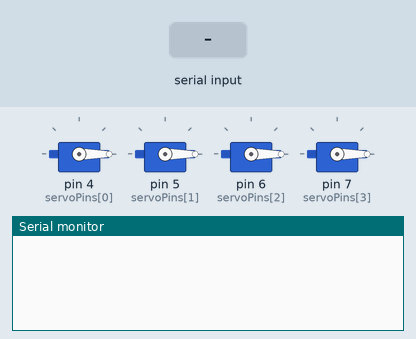
This sketch was run on a simulated Arduino Uno, built with avr-gcc and run on an emulated ATmega328P. Parts: 4 × servo, the last lines printed to the serial monitor. Inputs (shaded band) come from the test bench.

Above: at 1.2 s.
1.3 s: "r\n" received over Serial
At 2.4 s:
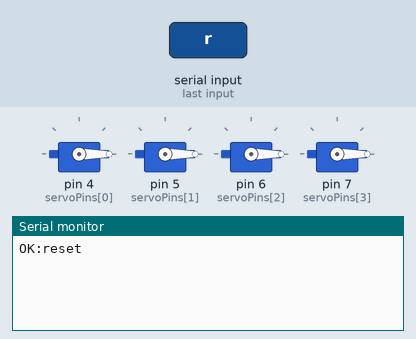
2.8 s: byte 65 ('A') received over Serial
At 3.6 s:
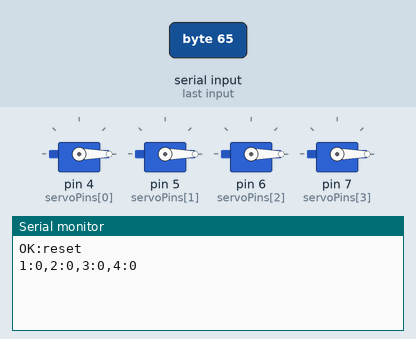

Measured:
- after the input at 1.3 s, the serial monitor: prints a new line at once (image 1)
- after the input at 2.8 s, the serial monitor: prints a new line at once (image 2)

The sketch:

servo_control.ino
```cpp
#include <Servo.h>

Servo servo[4];
const int servoPins[4] = {4, 5, 6, 7};

void setup() {
  Serial.begin(9600);
  for (int i = 0; i < 4; i++) {
    servo[i].attach(servoPins[i]);
    servo[i].write(0);
  }
}

void loop() {
  if (Serial.available()) {
    char cmd = Serial.read();

    if (cmd == 'S' || cmd == 's') {
      delay(10);
      String input = "";
      while (Serial.available() && input.length() < 20) {
        char c = Serial.read();
        if (c == '\n' || c == '\r') break;
        input += c;
      }

      int commaIndex = input.indexOf(',');
      int servoNum, angle;

      if (commaIndex != -1) {
        servoNum = input.substring(0, commaIndex).toInt();
        angle = input.substring(commaIndex + 1).toInt();
      } else {
        int spaceIndex = input.indexOf(' ');
        if (spaceIndex != -1) {
          servoNum = input.substring(0, spaceIndex).toInt();
          angle = input.substring(spaceIndex + 1).toInt();
        } else {
          return;
        }
      }

      servoNum -= 1;
      if (servoNum >= 0 && servoNum < 4 && angle >= 0 && angle <= 180) {
        servo[servoNum].write(angle);
        Serial.print("OK:");
        Serial.println(angle);
      }
    }
    else if (cmd == 'A' || cmd == 'a') {
      for (int i = 0; i < 4; i++) {
        Serial.print(i + 1);
        Serial.print(":");
        Serial.print(servo[i].read());
        if (i < 3) Serial.print(",");
      }
      Serial.println();
    }
    else if (cmd == 'R' || cmd == 'r') {
      for (int i = 0; i < 4; i++) servo[i].write(0);
      Serial.println("OK:reset");
    }
  }
}
```
